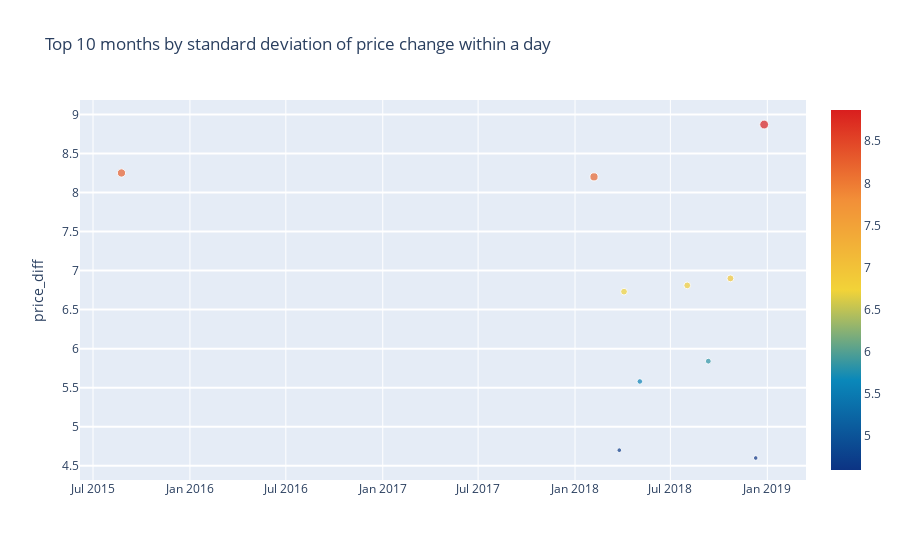

Source (notebook cell):
### Code cell
g = grouped.sort_values(('price_diff', 'min'), ascending=False)[:10]
g['min_text'] = 'Maximum price drop: ' + (-1 * g['price_diff']['min']).astype(str)
trace = go.Scatter(
    x = g['Date'].dt.strftime(date_format='%Y-%m-%d').values,
    y = g['price_diff']['min'].values,
    mode='markers',
    marker=dict(
        size = g['price_diff']['min'].values,
        color = g['price_diff']['min'].values,
        colorscale='Portland',
        showscale=True
    ),
    text = g['min_text'].values
    #text = f"Maximum price drop: {g['price_diff']['min'].values}"
    #g['time'].dt.strftime(date_format='%Y-%m-%d').values
)
data = [trace]

layout= go.Layout(
    autosize= True,
    title= 'Top 10 months by standard deviation of price change within a day',
    hovermode= 'closest',
    yaxis=dict(
        title= 'price_diff',
        ticklen= 5,
        gridwidth= 2,
    ),
    showlegend= False
)
fig = go.Figure(data=data, layout=layout)
py.iplot(fig,filename='scatter2010')

### Figure 1 — Plotly figure (JSON) as saved in the notebook; plotly's stock layout.template omitted (floating-point values rounded to 4 significant figures)
{"data": [{"marker": {"color": [8.87, 8.25, 8.2, 6.9, 6.81, 6.73, 5.84, 5.58, 4.7, 4.6], "colorscale": [[0, "rgb(12,51,131)"], [0.25, "rgb(10,136,186)"], [0.5, "rgb(242,211,56)"], [0.75, "rgb(242,143,56)"], [1, "rgb(217,30,30)"]], "showscale": true, "size": [8.87, 8.25, 8.2, 6.9, 6.81, 6.73, 5.84, 5.58, 4.7, 4.6]}, "mode": "markers", "text": ["Maximum price drop: -8.869999999999976", "Maximum price drop: -8.25", "Maximum price drop: -8.199999999999989", "Maximum price drop: -6.899999999999977", "Maximum price drop: -6.809999999999974", "Maximum price drop: -6.730000000000018", "Maximum price drop: -5.840000000000003", "Maximum price drop: -5.5800000000000125", "Maximum price drop: -4.700000000000017", "Maximum price drop: -4.599999999999994"], "type": "scatter", "x": ["2018-12-26", "2015-08-24", "2018-02-06", "2018-10-23", "2018-08-02", "2018-04-04", "2018-09-11", "2018-05-04", "2018-03-26", "2018-12-10"], "y": [8.87, 8.25, 8.2, 6.9, 6.81, 6.73, 5.84, 5.58, 4.7, 4.6]}], "layout": {"autosize": true, "hovermode": "closest", "showlegend": false, "title": {"text": "Top 10 months by standard deviation of price change within a day"}, "xaxis": {"autorange": true, "range": ["2015-06-04 15:08:35.5779", "2019-03-17 05:13:09.519"], "type": "date"}, "yaxis": {"autorange": true, "gridwidth": 2, "range": [4.299, 9.217], "ticklen": 5, "title": {"text": "price_diff"}, "type": "linear"}}}
